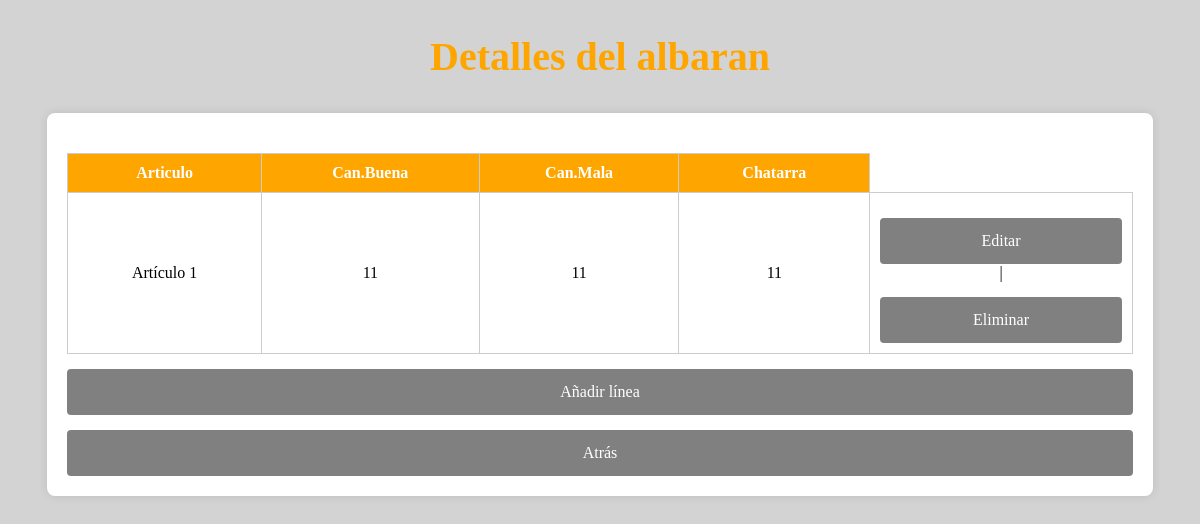
/detalle_albaran/56/, run on the app's committed database.
### pda/models.py (models this page shows, shortened)
class LineaArticulo(models.Model):
    albaran = models.ForeignKey(AlbaranDevolucion, on_delete=models.CASCADE, related_name='lineas')
    idArticulo=models.IntegerField(null=True, blank=True)
    cantidad_buena=models.IntegerField(null=True, blank=True)
    cantidad_mala=models.IntegerField(null=True, blank=True)
    chatarra=models.IntegerField(null=True, blank=True)

class Articulo(models.Model):
    nombre=models.TextField(null=True,blank=True)

### pda/views.py (the view)
# urls.py: path('detalle_albaran/<int:albaran_id>/',detalles_albaran, name='detalle_albaran'),
def detalles_albaran(request, albaran_id):
    albaran = get_object_or_404(AlbaranDevolucion, id=albaran_id)  # Se obtiene el albarán o se muestra 404 si no existe
    articulos = LineaArticulo.objects.filter(albaran=albaran)  # Se obtienen todas las líneas del albarán
    articulos_dict = get_articulos_dict()
    for linea in articulos:
        linea.nombre_articulo = articulos_dict.get(linea.idArticulo)
    return render(request, 'detalle_albaran.html', {
        'albaran': albaran,
        'articulos': articulos,
    })

### pda/utils.py (called while the page is built)
def get_articulos_dict():
    return {art.id:art.nombre for art in Articulo.objects.all()}

### templates/detalle_albaran.html (shortened to what this page needs)
<!DOCTYPE html>
<html lang="en">
<head>
</head>
<body>
    <h2>Detalles del albaran</h2>
    <div class="container">
        <div class="form-container">
            <table>
                <thead>
                    <tr>
                        <th>Articulo</th>
                        <th>Can.Buena</th>
                        <th>Can.Mala</th>
                        <th>Chatarra</th>
                    </tr>
                </thead>
                <tbody>
                    {% for a in articulos %}
                    <tr>
                        <td>{{ a.nombre_articulo }}</td>
                        <td>{{ a.cantidad_buena }}</td>
                        <td>{{ a.cantidad_mala }}</td>
                        <td>{{ a.chatarra }}</td>
                        <td>
                            <a href="{% url 'editar_linea' a.id %}">Editar</a> |
                            <a href="{% url 'eliminar_linea' a.id %}" onclick="return confirm('¿Estas seguro de que deseas eliminar esta linea?');">Eliminar</a>
                        </td>
                    </tr>
                    {% endfor %}
                </tbody>
            </table>
            <a href="{% url 'añadir_lineas' albaran.id %}">Añadir línea</a>
            <a  href="{% url 'listaAlbaranes' %}"> Atrás</a>
        </div>
    </div>
</body>
</html>

### templates/detalle_albaran.html (style rules this page uses)
body { background-color: lightgrey; }
h2 { text-align: center; color: orange; font-size: 40px; }
.container { display: flex; justify-content: center; margin-top: 20px; }
.form-container { background-color: white; padding: 20px; border-radius: 8px; box-shadow: 0 0 10px rgba(0, 0, 0, 0.1); width: 90%; overflow-x: auto; }
table { width: 100%; border-collapse: collapse; margin-top: 20px; }
th, td { border: 1px solid #ccc; padding: 10px; text-align: center; }
th { background-color: orange; color: white; }
a { text-decoration: none; color: white; display: block; background-color: grey; padding: 14px 20px; text-align: center; margin-top: 15px; width: 100%; box-sizing: border-box; border-radius: 4px; }

### data on the page
LineaArticulo: nombre_articulo "Artículo 1", cantidad_buena "11", cantidad_mala "11", chatarra "11"
